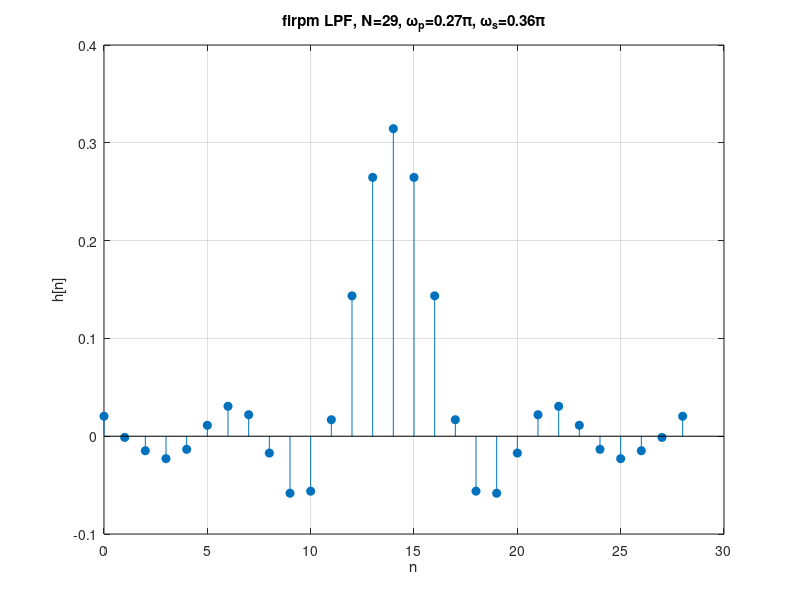
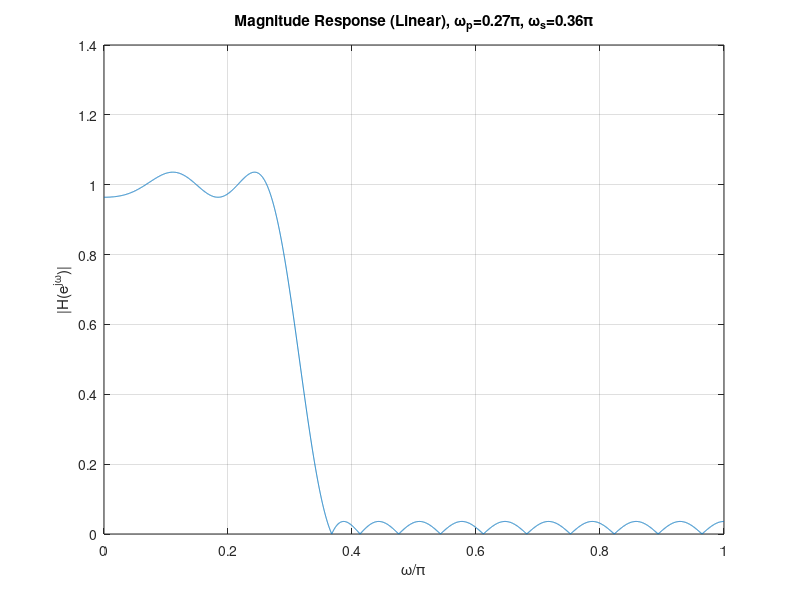
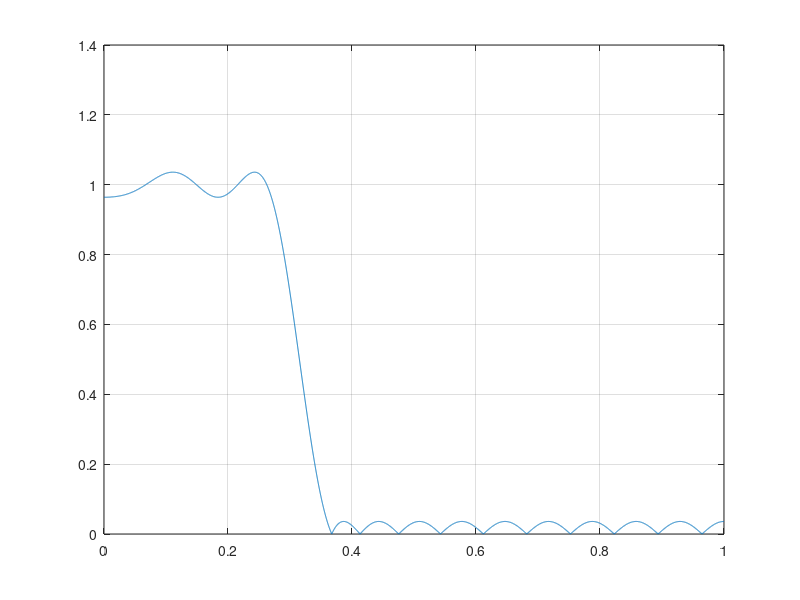

MATLAB code for these plots, in order: (Note: this script raises an error after producing the figures.)
%% Question 8: Varying the Passband Edge (firpm), fp = 0.27 and 0.33
clear; close all; clc;

%% Specs
N   = 29;
ord = N-1;
ws  = 0.36;                
fps = [0.27 0.33];         
Nfft = 8192;

for k = 1:numel(fps)
    fp = fps(k);

    %% Design (equal weighting in passband and stopband)
    h = firpm(ord, [0 fp ws 1], [1 1 0 0]);

    %% Frequency response
    [H,w] = freqz(h, 1, Nfft);
    mag = abs(H);
    wn  = w/pi;

    %% Ripple computations (NOT dB)
    pb = (wn <= fp);
    sb = (wn >= ws);

    delta_p1 = max(mag(pb));
    delta_p2 = min(mag(pb));
    delta_p  = max(abs(mag(pb) - 1));
    delta_s  = max(mag(sb));

    fprintf('\nfp = %.2f\n', fp);
    fprintf('delta_p1 = %.8g\n', delta_p1);
    fprintf('delta_p2 = %.8g\n', delta_p2);
    fprintf('delta_p  = %.8g\n', delta_p);
    fprintf('delta_s  = %.8g\n', delta_s);

    %% Impulse response plot
    n = 0:ord;
    figure('Color','w','Name',sprintf('Impulse Response (fp=%.2f)',fp));
    stem(n, h, 'filled'); grid on;
    xlabel('n'); ylabel('h[n]');
    title(sprintf('firpm LPF, N=%d, \\omega_p=%.2f\\pi, \\omega_s=%.2f\\pi', N, fp, ws));

    %% Magnitude response plot
    figure('Color','w','Name',sprintf('Magnitude Response (fp=%.2f)',fp));
    plot(wn, mag); grid on; xlim([0 1]);
    xlabel('\omega/\pi'); ylabel('|H(e^{j\omega})|');
    title(sprintf('Magnitude Response (Linear), \\omega_p=%.2f\\pi, \\omega_s=%.2f\\pi', fp, ws));

    %% Optional bounds overlay (helps when circling alternation points)
    figure('Color','w','Name',sprintf('Magnitude w/ Bounds (fp=%.2f)',fp));
    plot(wn, mag); grid on; xlim([0 1]); hold on;
    xline(fp, ':'); xline(ws, ':');
    yline(1 + delta_p, '--');
    yline(1 - delta_p, '--');
    yline(delta_s, '--');
    xlabel('\omega/\pi'); ylabel('|H(e^{j\omega})|');
    title(sprintf('Bounds (Linear), fp=%.2f', fp));
    legend('|H|','\omega_p','\omega_s','1+\delta_p','1-\delta_p','\delta_s','Location','best');
end
